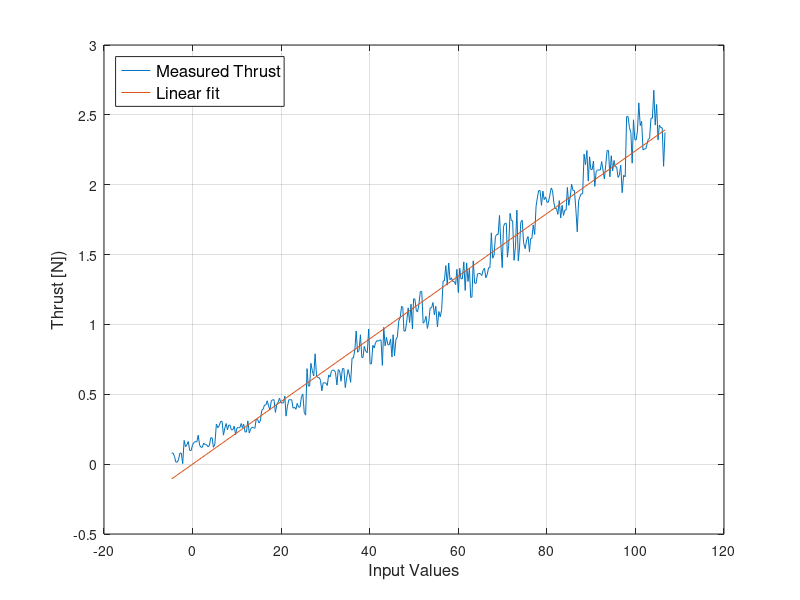
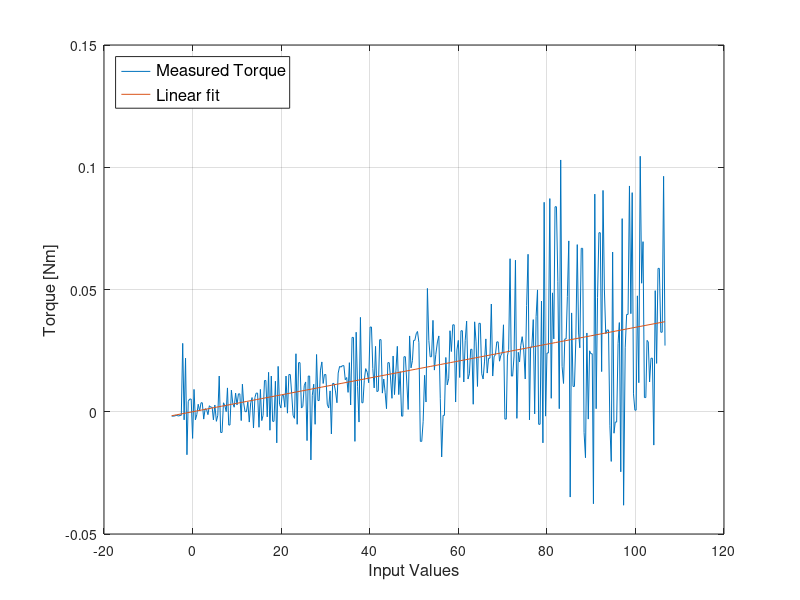

The MATLAB script that drew these images, in order:
clear;

format long

load('qqq1.mat');


x1=qqq(:,1)*5-5;
y1=-qqq(:,4)/4;
p1 = polyfit(x1, y1, 1);
y1=y1-p1(2);
p1 = polyfit(x1, y1, 1);
x_fit1 = linspace(min(x1), max(x1),100);
y_fit1 = polyval(p1, x_fit1);
figure(1);
plot(x1,y1,x_fit1,y_fit1);
% title('プロペラ1枚推力');
equation1 = sprintf('y1 = %.10fx',p1(1));
% text(0,2,equation1,'Fontsize',12);
y1 = p1(1) * 50 + p1(2); % 数値計算
disp(p1(1));

legend('Measured Thrust','Linear fit','Location','northwest','FontSize',12); % 凡例を追加、位置とフォントサイズを指定

% 軸ラベルの追加
xlabel('Input Values','FontSize',12); % X軸ラベル
ylabel('Thrust [N])','FontSize',12);    % Y軸ラベル

grid on;

y2=qqq(:,7)/2;

p2 = polyfit(x1, y2, 1);
y2 = y2 - p2(2);
p2 = polyfit(x1, y2, 1);
x_fit2 = linspace(min(x1), max(x1),100);
y_fit2 = polyval(p2, x_fit2);
figure(2);
plot(x1,y2,x_fit2,y_fit2);
% title('ヨー方向のトルク');
disp(p2(1));

equation2 = sprintf('y2 = %.10fx',p2(1));
% text(-10,0.08,equation2,'Fontsize',12);

% 凡例の追加
legend('Measured Torque','Linear fit','Location','northwest','FontSize',12); % 凡例を追加、位置とフォントサイズを指定

% 軸ラベルの追加
xlabel('Input Values','FontSize',12); % X軸ラベル
ylabel('Torque [Nm]','FontSize',12);    % Y軸ラベル


grid on;
